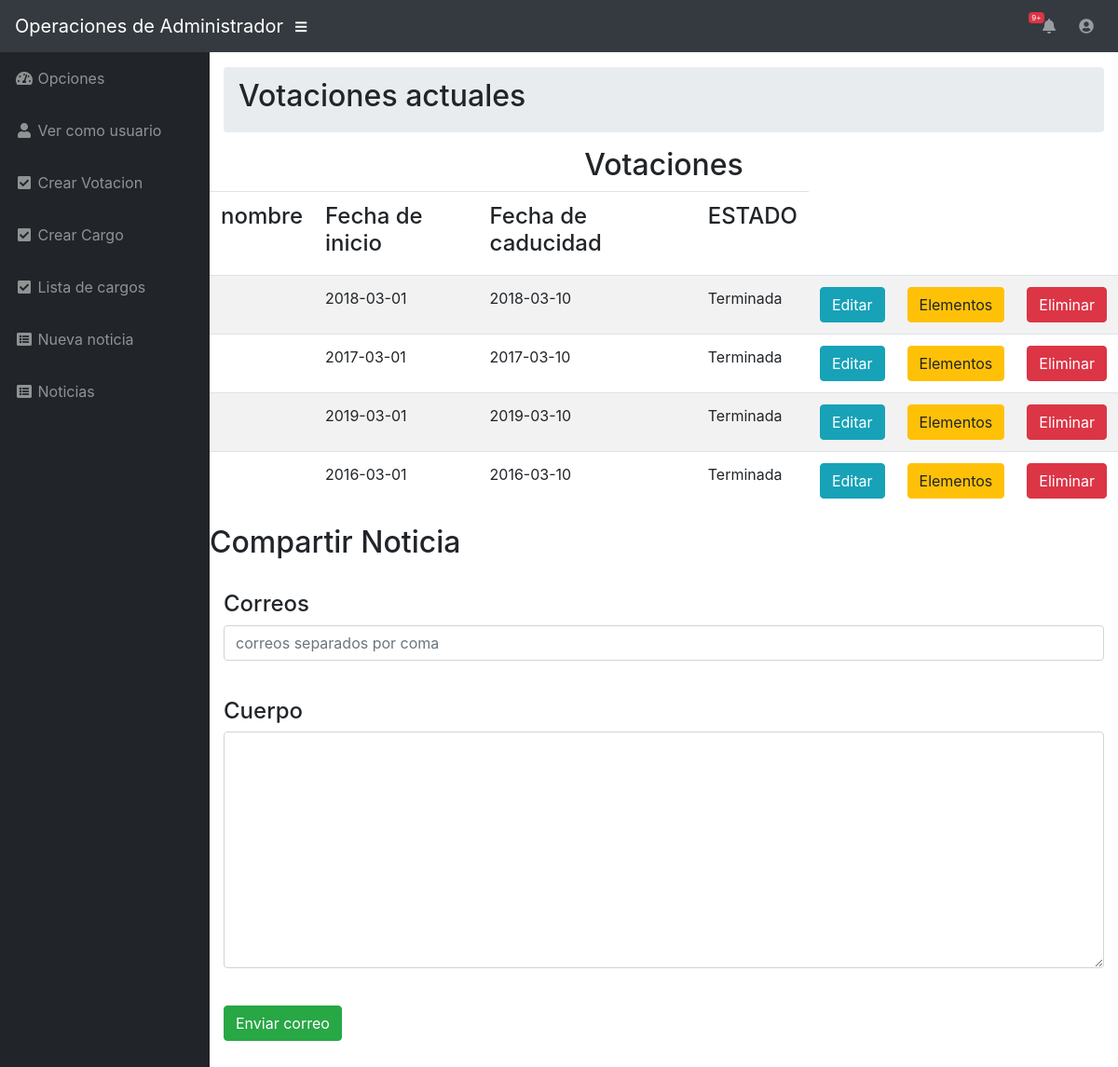
The app's page /plantilla/Administrador/CompartirNoticia.php with its own data.
### tables this page shows
CREATE TABLE Votacion(
	id int auto_increment primary key,
    nombre varchar(255) ,
    fecha_inicio date,
	estado int,
    fecha_fin date
);

### plantilla/Administrador/Funciones.php (called while the page is built, shortened)
<?php
function query( $query ) {
  $conexion = mysqli_connect( $servidor, $usuario, $password ) or die ("Mal1");
  $resultado = mysqli_query( $conexion, $query ) or die ( "Mal3");
  return  $resultado;
}
?>

### plantilla/Administrador/Plantilla.php (the view, shortened to what this page needs)
<!DOCTYPE html>
<html lang="en">
<head>
	<?php
	$logiado = "true";
	if(isset($_GET["funcion"])){
		$funcion=$_GET["funcion"];
	}else{
		$funcion=100;
	}
	?>
	<link href="../vendor/fontawesome-free/css/all.min.css" rel="stylesheet" type="text/css">
	<link href="../vendor/datatables/dataTables.bootstrap4.css" rel="stylesheet">
	<link href="../css/sb-admin.css" rel="stylesheet">
</head>
<body id="page-top">
	<nav class="navbar navbar-expand navbar-dark bg-dark static-top">
		<a class="navbar-brand mr-1" href="index.php">Operaciones de Administrador</a>
		<button class="btn btn-link btn-sm text-white order-1 order-sm-0" id="sidebarToggle" href="#">
			<i class="fas fa-bars"></i>
		</button>
		<ul class="navbar-nav ml-auto ml-md-0">
			<li class="nav-item dropdown no-arrow mx-1">
				<a class="nav-link dropdown-toggle" href="#" id="alertsDropdown" role="button" data-toggle="dropdown" aria-haspopup="true" aria-expanded="false">
					<span class="badge badge-danger">9+</span>
				</a>
			</li>
			<li class="nav-item dropdown no-arrow mx-1">
				<a class="nav-link dropdown-toggle" href="#" id="messagesDropdown" role="button" data-toggle="dropdown" aria-haspopup="true" aria-expanded="false">
					<i class="fas fa-bell fa-fw"></i>
				</a>
			</li>
			<li class="nav-item dropdown no-arrow">
				<a class="nav-link dropdown-toggle" href="#" id="userDropdown" role="button" data-toggle="dropdown" aria-haspopup="true" aria-expanded="false">
					<i class="fas fa-user-circle fa-fw"></i>
				</a>
			</li>
		</ul>
	</nav>
	<div id="wrapper">
		<ul class="sidebar navbar-nav">
			<li class="nav-item">
				<a class="nav-link" href="Plantilla.php">
					<i class="fas fa-fw fa-tachometer-alt"></i>
					<span>Opciones</span>
				</a>
			</li>
			<?php if(!$logiado){ ?>
				<li class="nav-item">
					<a class="nav-link" href="#"  data-toggle="modal" data-target="#loginModal">
						<i class="fas fa-fw fa-user"></i>
						<span>Login</span></a>
					</li>
				<?php }else{ ?>
					<li class="nav-item">
						<a class="nav-link"  onclick="salir();"  data-toggle="modal" href="../selvoto.php">
							<i class="fas fa-fw fa-user"></i>
							<span>Ver como usuario</span></a>
						</li>
					<?php } ?>
					<li class="nav-item">
						<a class="nav-link" href="./CrearVotacion.php?funcion=3">
							<i class="fas fa-fw fa-check-square"></i>
							<span>Crear Votacion</span></a>
						</li>
						<li class="nav-item">
							<a class="nav-link" href="./CrearCargo.php?funcion=4">
								<i class="fas fa-fw fa-check-square"></i>
								<span>Crear Cargo</span></a>
							</li>
							<li class="nav-item">
								<a class="nav-link" href="./Plantilla.php?funcion=5">
								<i class="fas fa-fw fa-check-square"></i>
								<span>Lista de cargos </span></a>
							</li>
							<li class="nav-item">
								<a class="nav-link" href="noticia.php">
								<i class="fas fa-fw fa-list-alt"></i>
								<span>Nueva noticia</span></a>
							</li>
							<li class="nav-item">
								<a class="nav-link" href="noticia_copia.php">
								<i class="fas fa-fw fa-list-alt"></i>
								<span>Noticias</span></a>
							</li>
							</ul>
							<?php
							$cons="SELECT id,nombre, fecha_inicio as \" Fecha de inicio \", fecha_fin AS \"Fecha de caducidad\", (case when estado=1 then \"Activa\" ELSE  \"Terminada\" END)AS \"ESTADO\"  FROM VOTACION;";
							if(isset($funcion)){
								if($funcion==100){
									?>
									<div id="content-wrapper">
										<div class="container-fluid">
											<ol class="breadcrumb">
												<h2>Votaciones actuales</h2>
											</ol>
										</div>
										<?php
										mostrartabla($cons,"Votaciones ");
									}else if($funcion==1){
										?>
										<div id="content-wrapper">
											<div class="container-fluid">
												<ol class="breadcrumb">
													<h2>Editar Votacion	</h2>
												</ol>
											</div>
											<?php
										}else if($funcion==3){
											?>
											<div id="content-wrapper">
												<div class="container-fluid">
													<ol class="breadcrumb">
														<h2>Crear Votacion	</h2>
													</ol>
												</div>
												<?php
											}else if($funcion==4){
												?>
												<div id="content-wrapper">
													<div class="container-fluid">
														<ol class="breadcrumb">
															<h2>Crear Cargo	</h2>
														</ol>
													</div>
													<?php
												}else if($funcion==5){
													?>
													<div id="content-wrapper">
														<div class="container-fluid">
															<ol class="breadcrumb">
																<h2>Cargos	</h2>
															</ol>
														</div>
														<?php
														$consulta="Select * from cargo;";
														mostrarCargos($consulta,"Cargos actuales");
													}else if($funcion==6){
														?>
														<div id="content-wrapper">
															<div class="container-fluid">
																<ol class="breadcrumb">
																	<h2>Editar Cargo	</h2>
																</ol>
															</div>
															<?php
														}else if($funcion==7){
															?>
															<div id="content-wrapper">
																<div class="container-fluid">
																	<ol class="breadcrumb">
																		<h2>Agregar cargos	</h2>
																	</ol>
																</div>
																<?php
															}else if($funcion==25){
															}
														}
														?>
														<?php
														function mostrartabla($consulta , $tittle){
															?>
															<div class="panel panel-default">
																<div class="panel-heading"><h2 align="center"><?php echo $tittle; ?></h2></div>
																<div class="table-responsive">
																	<table class="table table-striped">
																		<thead>
																			<tr>
																				<?php
																				require "Funciones.php";
																				$resultado = query($consulta);
																				$info_campo = $resultado->fetch_fields();
																				$contador=0;
																				foreach ($info_campo as $valor) {
																					if($contador==0){
																						$contador=$contador+1;
																						continue;
																					}
																					printf("<td><h4>%s</h4></td>",   $valor->name);
																				}
																				?>
																			</tr>
																		</thead>
																		<tbody>
																			<?php
																			while ($cl = mysqli_fetch_array( $resultado )){
																				print('<tr>');
																				$aux = false;
																				$contador2=0;
																				foreach($cl as $valor){
																					if($contador2==0){
																						$contador2=$contador2+1;
																						$aux=true;
																						continue;
																					}
																					if($aux == true){
																						$aux = false;
																						continue;
																					}
																					$aux = true;
																					printf("<td>%s</td>",   $valor);
																				}
																				$boton="<td><button type=\"button\" name=\"button\" onclick=\"funcionE(".$cl[0].")\" class=\"btn btn-info\">Editar</button></td>";
																				printf($boton);
																				$boton2="<td><button type=\"button\" name=\"button2\" onclick=\"funcionA(".$cl[0].")\" class=\"btn btn-warning\">Elementos</button></td>";
																				printf($boton2);
																				$boton3="<td><button type=\"button\" name=\"button2\" onclick=\"funcionD(".$cl[0].")\" class=\"btn btn-danger\">Eliminar</button></td>";
																				printf($boton3);
																				print('</tr>');
																			}
																			?>
																		</tbody>
																	</table>
																</div>
															</div>
															<?php
														}
															?>

### plantilla/Administrador/CompartirNoticia.php (shortened to what this page needs)
<?php
include "Plantilla.php";
include_once "Funciones.php";
  ?>
<div class="panel panel-info">
  <div class="panel-heading">
    <h2 class="panel-title">Compartir Noticia</h2>
  </div>
  <div class="panel-body">
    <div class="container-fluid">
      <form class="" action="CompartirNoticia.php" method="post" onsubmit="funcion();">
        <br>
        <h4>Correos</h4>
        <div class="input-group mb-3">
          <input type="text" size="100" class="form-control" id="x" name="DESTINATARIO" placeholder="correos separados por coma" aria-label="Recipient's username" aria-describedby="basic-addon2">
        </div>
        <br>
        <h4>Cuerpo</h4>
        <div class="input-group mb-3">
          <textarea class="form-control" rows="10" id="y" cols="100" name="DESCRIPCION" aria-label="With textarea"></textarea>
        </div>
        <br>
        <input type="submit" name="send" value="Enviar correo" class="btn btn-success">
      </form>
    </div>
  </div>
</div>

### records on screen
votacion: fecha_inicio "2018-03-01", fecha_fin "2018-03-10", valor "Terminada"
votacion: fecha_inicio "2017-03-01", fecha_fin "2017-03-10", valor "Terminada"
votacion: fecha_inicio "2019-03-01", fecha_fin "2019-03-10", valor "Terminada"
votacion: fecha_inicio "2016-03-01", fecha_fin "2016-03-10", valor "Terminada"

### other values on screen
$tittle "Votaciones"
$valor->name "nombre"
$valor->name "Fecha de inicio"
$valor->name "Fecha de caducidad"
$valor->name "ESTADO"
